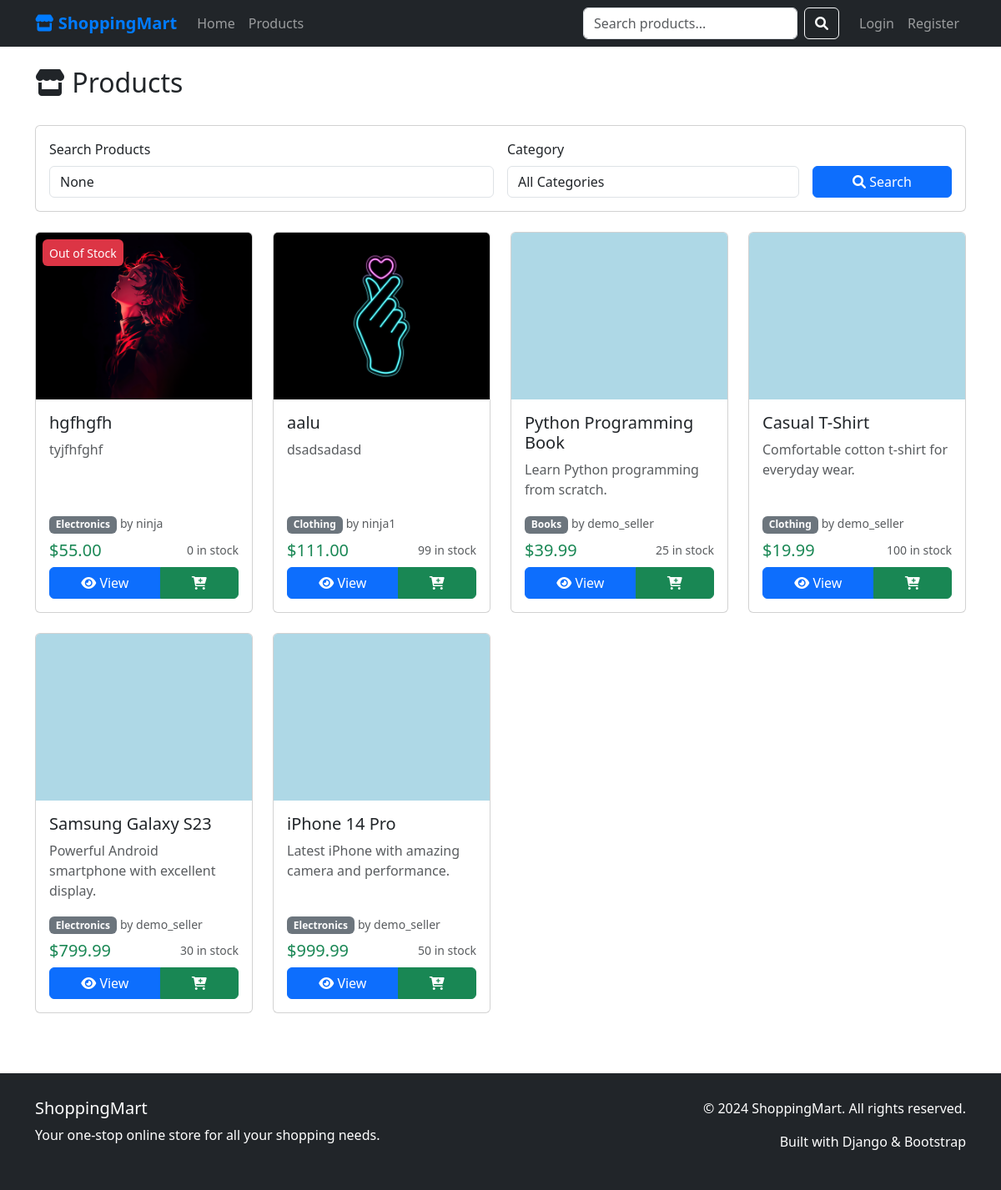
Screenshot of /products/ with the database file from the repository.
### products/models.py (models this page shows, shortened)
class Product(models.Model):
    name = models.CharField(max_length=200)
    description = models.TextField()
    price = models.DecimalField(max_digits=10, decimal_places=2)
    category = models.ForeignKey(Category, on_delete=models.CASCADE)
    image = models.ImageField(upload_to='product_pics', default='default_product.jpg')
    stock = models.PositiveIntegerField(default=0)
    available = models.BooleanField(default=True)
    created_at = models.DateTimeField(auto_now_add=True)
    updated_at = models.DateTimeField(auto_now=True)
    seller = models.ForeignKey(User, on_delete=models.CASCADE)

class Category(models.Model):
    name = models.CharField(max_length=100, unique=True)
    description = models.TextField(blank=True)
    created_at = models.DateTimeField(auto_now_add=True)
    class Meta:
        verbose_name_plural = 'Categories'

### products/views.py (the view)
# urls.py: path('', views.product_list, name='list'),
def product_list(request):
    query = request.GET.get('q')
    category_id = request.GET.get('category')
    products = Product.objects.filter(available=True)
    if query:
        products = products.filter(
            Q(name__icontains=query) |
            Q(description__icontains=query) |
            Q(seller__username__icontains=query)
        )
    if category_id:
        products = products.filter(category_id=category_id)
    products = products.order_by('-created_at')
    paginator = Paginator(products, 12)
    page_number = request.GET.get('page')
    page_obj = paginator.get_page(page_number)
    categories = Category.objects.all()
    context = {
        'page_obj': page_obj,
        'categories': categories,
        'query': query,
        'selected_category': int(category_id) if category_id else None,
    }
    return render(request, 'products/product_list.html', context)

### templates/products/product_list.html (shortened to what this page needs)
{% extends 'base.html' %}
{% block content %}
<div class="row mb-4">
    <div class="col-12">
        <div class="d-flex justify-content-between align-items-center">
            <h2><i class="fas fa-store"></i> Products</h2>
        </div>
    </div>
</div>
<div class="row mb-4">
    <div class="col-12">
        <div class="card">
            <div class="card-body">
                <form method="get" class="row g-3">
                    <div class="col-md-6">
                        <label for="search" class="form-label">Search Products</label>
                        <input type="text" class="form-control" id="search" name="q"
                               value="{{ query }}" placeholder="Search by name, description, or seller...">
                    </div>
                    <div class="col-md-4">
                        <label for="category" class="form-label">Category</label>
                        <select class="form-control" id="category" name="category">
                            <option value="">All Categories</option>
                        </select>
                    </div>
                    <div class="col-md-2 d-flex align-items-end">
                        <div class="w-100">
                            <button type="submit" class="btn btn-primary w-100">
                                <i class="fas fa-search"></i> Search
                            </button>
                        </div>
                    </div>
                </form>
            </div>
        </div>
    </div>
</div>
<div class="row">
    {% if page_obj %}
        {% for product in page_obj %}
        <div class="col-lg-3 col-md-4 col-sm-6 mb-4">
            <div class="card product-card h-100">
                <div class="position-relative">
                    <img src="{{ product.image.url }}" class="card-img-top" alt="{{ product.name }}"
                         style="height: 200px; object-fit: cover;">
                    {% if not product.available or product.stock == 0 %}
                        <div class="position-absolute top-0 start-0 bg-danger text-white px-2 py-1 m-2 rounded">
                            <small>Out of Stock</small>
                        </div>
                    {% endif %}
                </div>
                <div class="card-body d-flex flex-column">
                    <h5 class="card-title">{{ product.name|truncatewords:5 }}</h5>
                    <p class="card-text text-muted flex-grow-1">{{ product.description|truncatewords:15 }}</p>
                    <div class="mb-2">
                        <span class="badge bg-secondary">{{ product.category.name }}</span>
                        <small class="text-muted">by {{ product.seller.username }}</small>
                    </div>
                    <div class="mt-auto">
                        <div class="d-flex justify-content-between align-items-center mb-2">
                            <span class="h5 text-success mb-0">${{ product.price }}</span>
                            <small class="text-muted">
                                {{ product.stock }} in stock
                            </small>
                        </div>
                        <div class="btn-group w-100" role="group">
                            <a href="{% url 'products:detail' product.pk %}" class="btn btn-primary">
                                <i class="fas fa-eye"></i> View
                            </a>
                            {% if user.is_authenticated and user == product.seller %}
                                <a href="{% url 'products:update' product.pk %}" class="btn btn-warning">
                                    <i class="fas fa-edit"></i>
                                </a>
                                <a href="{% url 'products:delete' product.pk %}" class="btn btn-danger">
                                    <i class="fas fa-trash"></i>
                                </a>
                            {% else %}
                                <button class="btn btn-success" onclick="addToCart({{ product.pk }})">
                                    <i class="fas fa-cart-plus"></i>
                                </button>
                            {% endif %}
                        </div>
                    </div>
                </div>
            </div>
        </div>
        {% endfor %}
    {% endif %}
</div>
{% endblock %}

### templates/base.html (style rules this page uses)
.product-card { transition: transform 0.3s; }

### rows the page displays
Product: image (picture), available "Out of Stock", name "hgfhgfh", description "tyjfhfghf", category.name "Electronics", seller.username "ninja", price "55.00", stock "0"
Product: image (picture), name "aalu", description "dsadsadasd", category.name "Clothing", seller.username "ninja1", price "111.00", stock "99"
Product: image (placeholder picture), name "Python Programming Book", description "Learn Python programming from scratch.", category.name "Books", seller.username "demo_seller", price "39.99", stock "25"
Product: image (placeholder picture), name "Casual T-Shirt", description "Comfortable cotton t-shirt for everyday wear.", category.name "Clothing", seller.username "demo_seller", price "19.99", stock "100"
Product: image (placeholder picture), name "Samsung Galaxy S23", description "Powerful Android smartphone with excellent display.", category.name "Electronics", seller.username "demo_seller", price "799.99", stock "30"
Product: image (placeholder picture), name "iPhone 14 Pro", description "Latest iPhone with amazing camera and performance.", category.name "Electronics", seller.username "demo_seller", price "999.99", stock "50"
